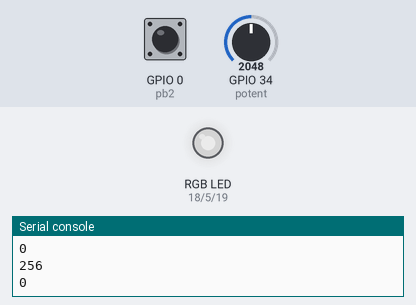
A program run on a simulated ESP32 board running MicroPython. On the bench: an RGB LED mixed from three pins (HIGH = lit), the last lines printed to the serial console. The inputs (shaded band) are chosen by the test bench; at power-on: GPIO 34 (potent) = 2048, GPIO 0 (pb2) HIGH (analog values on the 0–4095 scale). Dim RGB values are drawn brighter than linear.

Above: at 1.2 s.
1.3 s: GPIO 34 (potent) set to 2866
At 3.2 s:
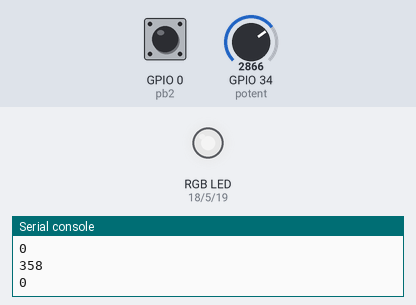
3.5 s: GPIO 34 (potent) set to 3603
At 4.9 s:
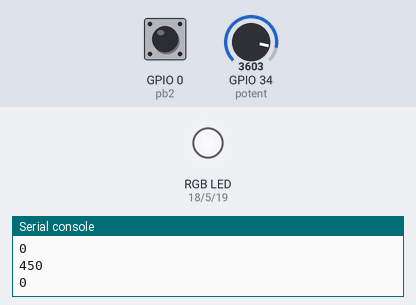
5.5 s: GPIO 34 (potent) set to 491
At 6.4 s:
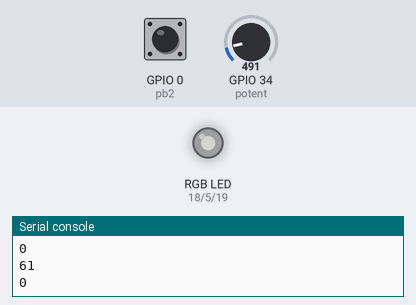
7.5 s: GPIO 34 (potent) set to 0
At 9.1 s:
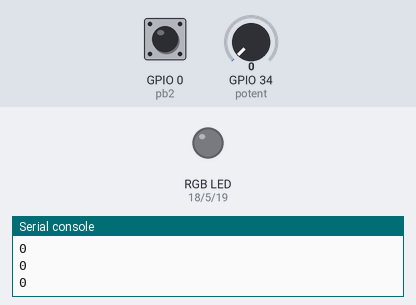
Timing chart, 0 to 10.5 s (numbered marks = the images above; inputs shaded):
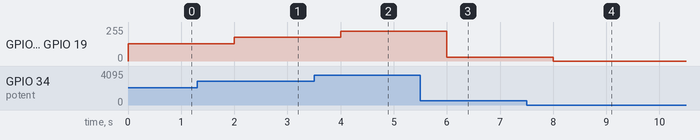

Measured:
- after the input at 1.3 s, GPIO 5 (led_green), GPIO 18 (led_red), GPIO 19 (led_blue): 128/255 → 178/255 after 0.70 s
- after the input at 3.5 s, GPIO 5 (led_green), GPIO 18 (led_red), GPIO 19 (led_blue): 178/255 → 224/255 after 0.50 s
- after the input at 5.5 s, GPIO 5 (led_green), GPIO 18 (led_red), GPIO 19 (led_blue): 224/255 → 30/255 after 0.50 s
- after the input at 7.5 s, GPIO 5 (led_green), GPIO 18 (led_red), GPIO 19 (led_blue): 30/255 → 0/255 after 0.50 s

The program:

led.py
```python
from machine import Pin, PWM, ADC
from time import sleep

# VARIABLES
led_freq = 50
led_duty = 0 # 0-1023

led_duty_red = 512
led_duty_green = 750
led_duty_blue = 345

bvalue = 0

# OBJECTS
led_red = PWM(Pin(18)) # 1.88 VF,
led_green = PWM(Pin(5)) # 2.54 VF,
led_blue = PWM(Pin(19)) # 2.64 VF,

potent = ADC(Pin(34, Pin.IN), atten = 3)
potent.atten(ADC.ATTN_11DB)
potent.width(ADC.WIDTH_9BIT)

pb2 = Pin(0, Pin.IN)

# FUNCTIOM
def led_duty_pct(dutypct):
    pct = float(dutypct) / 100.0
    led_duty = int(1023.0 * pct)
    led_red.duty(led_duty)
    led_blue.duty(led_duty)
    led_green.duty(led_duty)

# PROGRAM
led_red.freq(led_freq)
led_green.freq(led_freq)
led_blue.freq(led_freq)

while True:
    potent_val = potent.read()
    duty_clc = int(potent_val) * 2
    if pb2.value() == 0:
        bvalue = bvalue+1
    elif bvalue == 1:
        led_red.duty(duty_clc)
    elif bvalue == 2:
        led_green.duty(duty_clc)
    elif bvalue == 3:
        led_blue.duty(duty_clc)
    elif bvalue == 0:
        led_red.duty(duty_clc)
        led_green.duty(duty_clc)
        led_blue.duty(duty_clc)
    elif bvalue > 3:
        bvalue = 0
    print(potent_val)
    print(bvalue)
    sleep(1)
```
